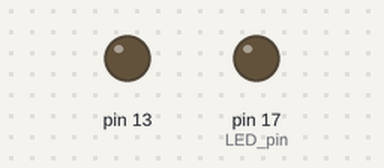
Bench run of a sketch on a simulated Arduino Uno, built with avr-gcc and run on an emulated ATmega328P. Parts: output pins drawn as LEDs (lit = HIGH).

Above: at 0.05 s.
At 1.3 s:
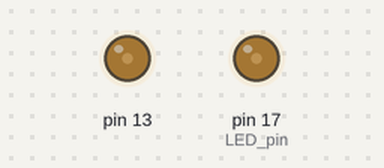
At 2.55 s:
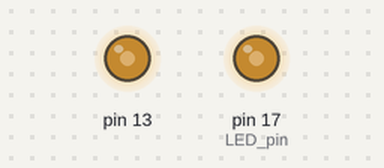
At 5.1 s:
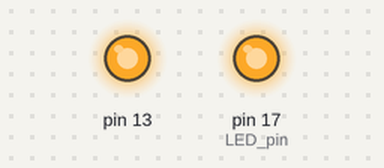
Timing chart, 0 to 6.6 s (numbered marks = the images above):
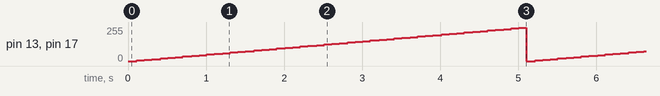

Measured:
- by itself, pin 13, pin 17 (LED_pin): ramps from 0/255 to 250/255 and jumps back, once every 5.1 s

The sketch:

SoftPWM.ino
```cpp
/* SoftPWM - Software based pulse width modulation
 * Commands like digitalWrite are discrete. They can either be HIGH or LOW
 * Software PWM can be used to gradually increase or decrease actuation value.
 * This creates the effect of fading up and fading down.
 *
 * More information: https://www.pjrc.com/teensy/td_libs_SoftPWM.html
 */

#include<SoftPWM.h> //Library with softpwm functions

int LED_pin = 17;

void setup() {
  // put your setup code here, to run once:
  SoftPWMBegin(SOFTPWM_NORMAL);
  pinMode(LED_pin, OUTPUT);
}

void loop() {
  // put your main code here, to run repeatedly:
  for(int i=0; i<255; i+=5)
  {
    SoftPWMSet(LED_pin, i);
    SoftPWMSet(13,i);
    delay(100);
  }

  for(int i=255; i<0; i-=5)
  {
    SoftPWMSet(LED_pin, i);
    SoftPWMSet(13,i);
    delay(100);
  }

}
```
